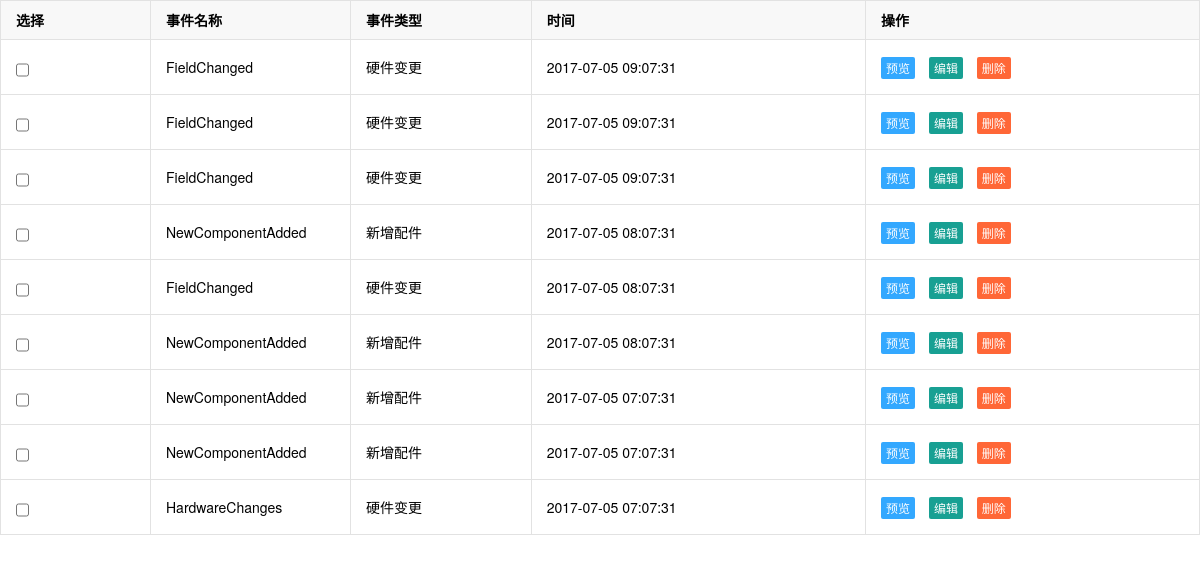
The app's page /asset/events_list/, older data.
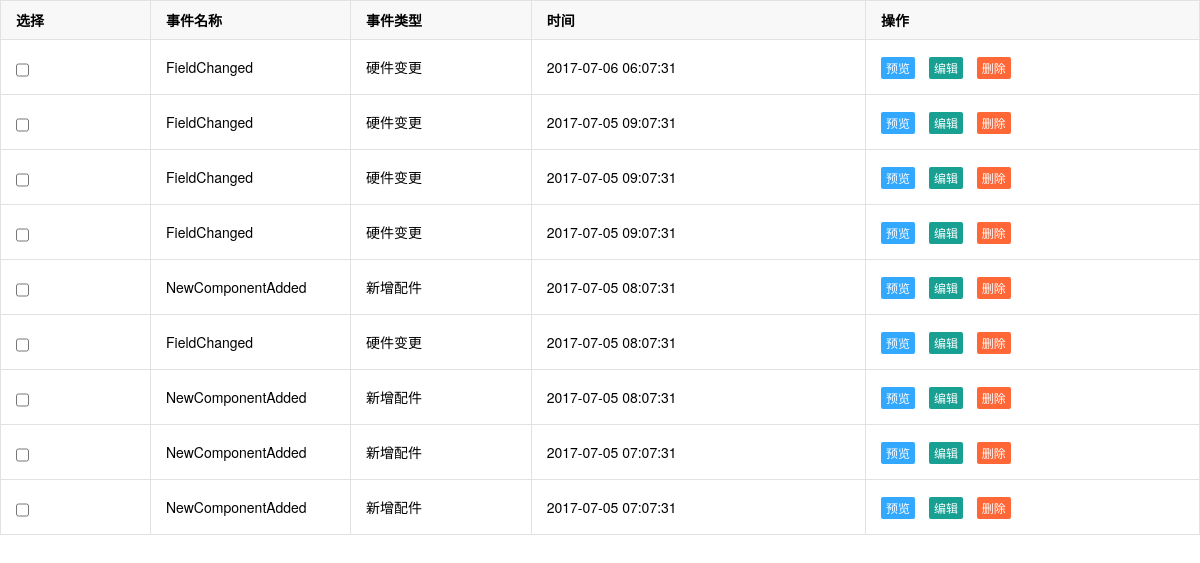
The same page, newer data.
### asset/models.py (models this page shows, shortened)
class EventLog(models.Model):
    name = models.CharField(u'事件名称', max_length=128)
    event_type_choices = (
        (1, u'硬件变更'),
        (2, u'新增配件'),
        (3, u'设备下线'),
        (4, u'设备上线'),
        (5, u'定期维护'),
        (6, u'业务上线\更新\变更'),
        (7, u'其它'),
    )
    event_type = models.SmallIntegerField(u'事件类型', choices=event_type_choices)
    asset = models.ForeignKey('Asset')
    component = models.CharField(u'事件子项', max_length=256, blank=True, null=True)
    detail = models.TextField(u'事件详情', blank=True, null=True)
    date = models.DateTimeField(u'事件时间', auto_now_add=True)
    user = models.ForeignKey('UserProfile', verbose_name=u'事件源')
    memo = models.TextField(u'备注', blank=True, null=True)
    class Meta:
        verbose_name = '事件日志表'
        verbose_name_plural = "事件日志表"
    def colored_event_type(self):
        if self.event_type == 1:
            cell_html = '<span style="background: orange;">%s</span>'
        elif self.event_type == 2:
            cell_html = '<span style="background: yellowgreen;">%s</span>'
        else:
            cell_html = '<span >%s</span>'
        return cell_html % self.get_event_type_display()
    colored_event_type.allow_tags = True
    colored_event_type.short_description = u'事件类型'

### asset/views.py (the view)
# urls.py: url(r'events_list/$', views.events_list),
@csrf_exempt
def events_list(request):
    current_page = request.GET.get('p')
    all_count = models.EventLog.objects.all().order_by("-id").count()
    base_url = request.path_info
    page_info = page.PageInfo(current_page, 9, all_count, base_url, 11)
    obj_list = models.EventLog.objects.all().order_by("-id")[page_info.start():page_info.end()]
    return render(request, 'events_list.html', locals())

### utils/page.py (called while the page is built)
    def start(self):
        return (self.current_page - 1) * self.per_page_num

    def end(self):
        return self.current_page * self.per_page_num

### templates/events_list.html (shortened to what this page needs)
<!DOCTYPE html>
<html lang="en">
<head>
    <link rel="stylesheet" href="/static/plugins/layui/css/layui.css" media="all" />
</head>
<body>
<table class="layui-table" style="margin: 0">
  <colgroup>
    <col width="150">
    <col width="200">
    <col>
  </colgroup>
    <thead>
    <tr>
        <th>选择</th>
        <th>事件名称</th>
        <th>事件类型</th>
        <th>时间</th>
        <th>操作</th>
    </tr>
    </thead>
    <tbody>
        {% for obj in obj_list %}
        <tr>
            <td>
                <input type="checkbox"  class="layui-form-checkbox"  lay-skin="primary">
            </td>
            <td>{{ obj.name }}</td>
            <td>{{ obj.get_event_type_display }}</td>
            <td>{{ obj.date|date:'Y-m-d h:m:t'}}</td>
            <td>
                        <a href="/asset/events/detail-{{ obj.id }}"  class="layui-btn layui-btn-normal layui-btn-mini">预览</a>
                        <a href="javascript:;" class="layui-btn layui-btn-mini">编辑</a>
                        <a href="javascript:;" class="layui-btn layui-btn-danger layui-btn-mini">删除</a>
                    </td>
        </tr>
        {% endfor %}
    </tbody>
</table>
</body>
</html>

Row changes from the older to the newer data that the page shows:
no longer on this page (row unchanged): EventLog: name "HardwareChanges", event_type "硬件变更", date "2017-07-05 07:07:31"
added EventLog: name "FieldChanged", event_type "硬件变更", date "2017-07-06 06:07:31"
